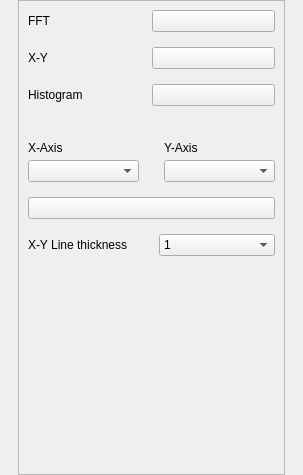
<?xml version="1.0" encoding="UTF-8"?>
<ui version="4.0">
 <class>OscGeneralSettings</class>
 <widget class="QWidget" name="OscGeneralSettings">
  <property name="geometry">
   <rect>
    <x>0</x>
    <y>0</y>
    <width>303</width>
    <height>475</height>
   </rect>
  </property>
  <property name="sizePolicy">
   <sizepolicy hsizetype="Fixed" vsizetype="Fixed">
    <horstretch>0</horstretch>
    <verstretch>0</verstretch>
   </sizepolicy>
  </property>
  <property name="windowTitle">
   <string>GeneralSettings</string>
  </property>
  <property name="styleSheet">
   <string notr="true"/>
  </property>
  <layout class="QVBoxLayout" name="verticalLayout">
   <property name="spacing">
    <number>0</number>
   </property>
   <property name="leftMargin">
    <number>18</number>
   </property>
   <property name="topMargin">
    <number>0</number>
   </property>
   <property name="rightMargin">
    <number>18</number>
   </property>
   <property name="bottomMargin">
    <number>0</number>
   </property>
   <item>
    <widget class="QScrollArea" name="scrollArea">
     <property name="sizePolicy">
      <sizepolicy hsizetype="Preferred" vsizetype="Preferred">
       <horstretch>0</horstretch>
       <verstretch>0</verstretch>
      </sizepolicy>
     </property>
     <property name="verticalScrollBarPolicy">
      <enum>Qt::ScrollBarAsNeeded</enum>
     </property>
     <property name="horizontalScrollBarPolicy">
      <enum>Qt::ScrollBarAlwaysOff</enum>
     </property>
     <property name="sizeAdjustPolicy">
      <enum>QAbstractScrollArea::AdjustIgnored</enum>
     </property>
     <property name="widgetResizable">
      <bool>true</bool>
     </property>
     <widget class="QWidget" name="scrollAreaWidgetContents">
      <property name="geometry">
       <rect>
        <x>0</x>
        <y>0</y>
        <width>265</width>
        <height>473</height>
       </rect>
      </property>
      <property name="sizePolicy">
       <sizepolicy hsizetype="Preferred" vsizetype="Preferred">
        <horstretch>0</horstretch>
        <verstretch>0</verstretch>
       </sizepolicy>
      </property>
      <layout class="QVBoxLayout" name="verticalLayout_5">
       <item>
        <layout class="QVBoxLayout" name="verticalLayout_2">
         <property name="spacing">
          <number>0</number>
         </property>
         <property name="topMargin">
          <number>0</number>
         </property>
         <property name="bottomMargin">
          <number>0</number>
         </property>
         <item>
          <widget class="scopy::gui::MenuHeader" name="widgetGeneralSettingsMenuHeader" native="true"/>
         </item>
         <item>
          <widget class="scopy::gui::SubsectionSeparator" name="widgetViewsSubsSep" native="true"/>
         </item>
         <item>
          <layout class="QGridLayout" name="gridLayout_2">
           <property name="leftMargin">
            <number>0</number>
           </property>
           <property name="topMargin">
            <number>0</number>
           </property>
           <property name="bottomMargin">
            <number>15</number>
           </property>
           <property name="verticalSpacing">
            <number>15</number>
           </property>
           <item row="0" column="0">
            <widget class="QLabel" name="label_2">
             <property name="text">
              <string>FFT</string>
             </property>
            </widget>
           </item>
           <item row="3" column="0">
            <widget class="QLabel" name="label_8">
             <property name="text">
              <string>Histogram</string>
             </property>
            </widget>
           </item>
           <item row="2" column="1">
            <widget class="scopy::gui::CustomSwitch" name="XY_view">
             <property name="text">
              <string/>
             </property>
            </widget>
           </item>
           <item row="3" column="1">
            <widget class="scopy::gui::CustomSwitch" name="Histogram_view">
             <property name="text">
              <string/>
             </property>
            </widget>
           </item>
           <item row="2" column="0">
            <widget class="QLabel" name="label_3">
             <property name="text">
              <string>X-Y</string>
             </property>
            </widget>
           </item>
           <item row="0" column="1">
            <widget class="scopy::gui::CustomSwitch" name="FFT_view">
             <property name="text">
              <string/>
             </property>
            </widget>
           </item>
          </layout>
         </item>
         <item>
          <layout class="QVBoxLayout" name="export_2">
           <property name="topMargin">
            <number>0</number>
           </property>
          </layout>
         </item>
         <item>
          <widget class="QWidget" name="xySettings" native="true">
           <property name="minimumSize">
            <size>
             <width>0</width>
             <height>0</height>
            </size>
           </property>
           <layout class="QVBoxLayout" name="verticalLayout_3">
            <property name="spacing">
             <number>15</number>
            </property>
            <property name="leftMargin">
             <number>0</number>
            </property>
            <property name="topMargin">
             <number>5</number>
            </property>
            <property name="rightMargin">
             <number>0</number>
            </property>
            <property name="bottomMargin">
             <number>20</number>
            </property>
            <item>
             <widget class="scopy::gui::SubsectionSeparator" name="widgetXYSubsSep" native="true"/>
            </item>
            <item>
             <layout class="QGridLayout" name="gridLayout_5">
              <property name="topMargin">
               <number>0</number>
              </property>
              <property name="horizontalSpacing">
               <number>25</number>
              </property>
              <property name="verticalSpacing">
               <number>5</number>
              </property>
              <item row="0" column="1">
               <widget class="QLabel" name="label_6">
                <property name="text">
                 <string>Y-Axis</string>
                </property>
               </widget>
              </item>
              <item row="1" column="0">
               <widget class="QComboBox" name="cmb_x_channel"/>
              </item>
              <item row="0" column="0">
               <widget class="QLabel" name="label_7">
                <property name="text">
                 <string>X-Axis</string>
                </property>
               </widget>
              </item>
              <item row="1" column="1">
               <widget class="QComboBox" name="cmb_y_channel"/>
              </item>
             </layout>
            </item>
            <item>
             <widget class="scopy::gui::CustomSwitch" name="xyPlotLineType">
              <property name="text">
               <string/>
              </property>
              <property name="checkable">
               <bool>true</bool>
              </property>
              <property name="bigBtn" stdset="0">
               <bool>true</bool>
              </property>
              <property name="leftText" stdset="0">
               <string>dots</string>
              </property>
              <property name="rightText" stdset="0">
               <string>lines</string>
              </property>
              <property name="duration" stdset="0">
               <number>0</number>
              </property>
             </widget>
            </item>
            <item>
             <layout class="QHBoxLayout" name="horizontalLayout_2">
              <property name="bottomMargin">
               <number>0</number>
              </property>
              <item>
               <widget class="QLabel" name="label_9">
                <property name="text">
                 <string>X-Y Line thickness</string>
                </property>
               </widget>
              </item>
              <item>
               <widget class="QComboBox" name="xyLineThickness">
                <property name="currentIndex">
                 <number>0</number>
                </property>
                <item>
                 <property name="text">
                  <string>1</string>
                 </property>
                </item>
                <item>
                 <property name="text">
                  <string>2</string>
                 </property>
                </item>
                <item>
                 <property name="text">
                  <string>3</string>
                 </property>
                </item>
                <item>
                 <property name="text">
                  <string>4</string>
                 </property>
                </item>
                <item>
                 <property name="text">
                  <string>5</string>
                 </property>
                </item>
                <item>
                 <property name="text">
                  <string>6</string>
                 </property>
                </item>
                <item>
                 <property name="text">
                  <string>7</string>
                 </property>
                </item>
                <item>
                 <property name="text">
                  <string>8</string>
                 </property>
                </item>
                <item>
                 <property name="text">
                  <string>9</string>
                 </property>
                </item>
                <item>
                 <property name="text">
                  <string>10</string>
                 </property>
                </item>
               </widget>
              </item>
             </layout>
            </item>
           </layout>
          </widget>
         </item>
         <item>
          <spacer name="verticalSpacer_2">
           <property name="orientation">
            <enum>Qt::Vertical</enum>
           </property>
           <property name="sizeType">
            <enum>QSizePolicy::Expanding</enum>
           </property>
           <property name="sizeHint" stdset="0">
            <size>
             <width>0</width>
             <height>0</height>
            </size>
           </property>
          </spacer>
         </item>
        </layout>
       </item>
      </layout>
     </widget>
    </widget>
   </item>
  </layout>
 </widget>
 <customwidgets>
  <customwidget>
   <class>scopy::gui::CustomSwitch</class>
   <extends>QPushButton</extends>
   <header location="global">scopy/gui/custom_switch.hpp</header>
  </customwidget>
  <customwidget>
   <class>scopy::gui::SubsectionSeparator</class>
   <extends>QWidget</extends>
   <header location="global">scopy/gui/subsection_separator.hpp</header>
   <container>1</container>
  </customwidget>
  <customwidget>
   <class>scopy::gui::MenuHeader</class>
   <extends>QWidget</extends>
   <header location="global">scopy/gui/menu_header.hpp</header>
   <container>1</container>
  </customwidget>
 </customwidgets>
 <resources/>
 <connections/>
</ui>
